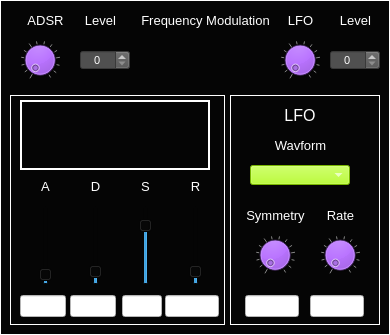
  <widget class="CustomFrame" name="frame_MSOsynth_FreqModulation">
   <property name="geometry">
    <rect>
     <x>410</x>
     <y>380</y>
     <width>390</width>
     <height>335</height>
    </rect>
   </property>
   <property name="styleSheet">
    <string notr="true">background-color: rgb(5, 5, 5);
color: rgb(255, 255, 255);</string>
   </property>
   <property name="frameShape">
    <enum>QFrame::Panel</enum>
   </property>
   <property name="frameShadow">
    <enum>QFrame::Plain</enum>
   </property>
   <property name="midLineWidth">
    <number>1</number>
   </property>
   <widget class="CustomSpinBox" name="spinBox_MSOsynth_FreqModAdsrLevel">
    <property name="geometry">
     <rect>
      <x>80</x>
      <y>50</y>
      <width>50</width>
      <height>20</height>
     </rect>
    </property>
    <property name="font">
     <font>
      <pointsize>8</pointsize>
     </font>
    </property>
    <property name="focusPolicy">
     <enum>Qt::NoFocus</enum>
    </property>
    <property name="styleSheet">
     <string notr="true">background-color: rgb(80,80,80);
color: rgb(255, 255, 255);</string>
    </property>
    <property name="alignment">
     <set>Qt::AlignCenter</set>
    </property>
    <property name="readOnly">
     <bool>false</bool>
    </property>
    <property name="accelerated">
     <bool>true</bool>
    </property>
    <property name="maximum">
     <number>100</number>
    </property>
    <property name="value">
     <number>0</number>
    </property>
   </widget>
   <widget class="QLabel" name="label_399">
    <property name="geometry">
     <rect>
      <x>75</x>
      <y>10</y>
      <width>51</width>
      <height>21</height>
     </rect>
    </property>
    <property name="font">
     <font>
      <pointsize>10</pointsize>
     </font>
    </property>
    <property name="styleSheet">
     <string notr="true">color: rgb(255, 255, 255);</string>
    </property>
    <property name="text">
     <string>Level</string>
    </property>
    <property name="alignment">
     <set>Qt::AlignCenter</set>
    </property>
   </widget>
   <widget class="QLabel" name="label_400">
    <property name="geometry">
     <rect>
      <x>20</x>
      <y>10</y>
      <width>51</width>
      <height>21</height>
     </rect>
    </property>
    <property name="font">
     <font>
      <pointsize>10</pointsize>
     </font>
    </property>
    <property name="styleSheet">
     <string notr="true">color: rgb(255, 255, 255);</string>
    </property>
    <property name="text">
     <string>ADSR</string>
    </property>
    <property name="alignment">
     <set>Qt::AlignCenter</set>
    </property>
   </widget>
   <widget class="CustomDial" name="dial_MSOsynth_FreqModAdsrLevel">
    <property name="geometry">
     <rect>
      <x>20</x>
      <y>40</y>
      <width>40</width>
      <height>40</height>
     </rect>
    </property>
    <property name="focusPolicy">
     <enum>Qt::NoFocus</enum>
    </property>
    <property name="styleSheet">
     <string notr="true">background-color: rgb(170, 85, 255);</string>
    </property>
    <property name="maximum">
     <number>100</number>
    </property>
    <property name="value">
     <number>0</number>
    </property>
    <property name="wrapping">
     <bool>false</bool>
    </property>
    <property name="notchTarget">
     <double>8.000000000000000</double>
    </property>
    <property name="notchesVisible">
     <bool>true</bool>
    </property>
   </widget>
   <widget class="CustomFrame" name="frame_PADsynth_FreqModADSR">
    <property name="geometry">
     <rect>
      <x>10</x>
      <y>95</y>
      <width>215</width>
      <height>230</height>
     </rect>
    </property>
    <property name="styleSheet">
     <string notr="true">background-color: rgb(5, 5, 5);
color: rgb(255, 255, 255);</string>
    </property>
    <property name="frameShape">
     <enum>QFrame::Panel</enum>
    </property>
    <property name="frameShadow">
     <enum>QFrame::Plain</enum>
    </property>
    <property name="lineWidth">
     <number>1</number>
    </property>
    <property name="midLineWidth">
     <number>1</number>
    </property>
    <widget class="QLabel" name="label_Osc1HarmonyLevel_19">
     <property name="geometry">
      <rect>
       <x>20</x>
       <y>82</y>
       <width>31</width>
       <height>18</height>
      </rect>
     </property>
     <property name="font">
      <font>
       <pointsize>10</pointsize>
      </font>
     </property>
     <property name="styleSheet">
      <string notr="true">color: rgb(255, 255, 255);</string>
     </property>
     <property name="text">
      <string>A</string>
     </property>
     <property name="alignment">
      <set>Qt::AlignCenter</set>
     </property>
    </widget>
    <widget class="CustomVerticalSlider" name="verticalSlider_MSOsynth_FreqModAdsrA">
     <property name="geometry">
      <rect>
       <x>25</x>
       <y>110</y>
       <width>22</width>
       <height>80</height>
      </rect>
     </property>
     <property name="maximum">
      <number>100</number>
     </property>
     <property name="value">
      <number>5</number>
     </property>
     <property name="orientation">
      <enum>Qt::Vertical</enum>
     </property>
     <property name="tickPosition">
      <enum>QSlider::NoTicks</enum>
     </property>
     <property name="tickInterval">
      <number>10</number>
     </property>
    </widget>
    <widget class="CustomVerticalSlider" name="verticalSlider_MSOsynth_FreqModAdsrD">
     <property name="geometry">
      <rect>
       <x>75</x>
       <y>110</y>
       <width>22</width>
       <height>80</height>
      </rect>
     </property>
     <property name="maximum">
      <number>100</number>
     </property>
     <property name="value">
      <number>10</number>
     </property>
     <property name="orientation">
      <enum>Qt::Vertical</enum>
     </property>
     <property name="tickPosition">
      <enum>QSlider::NoTicks</enum>
     </property>
     <property name="tickInterval">
      <number>10</number>
     </property>
    </widget>
    <widget class="CustomVerticalSlider" name="verticalSlider_MSOsynth_FreqModAdsrS">
     <property name="geometry">
      <rect>
       <x>125</x>
       <y>110</y>
       <width>22</width>
       <height>80</height>
      </rect>
     </property>
     <property name="maximum">
      <number>100</number>
     </property>
     <property name="value">
      <number>80</number>
     </property>
     <property name="orientation">
      <enum>Qt::Vertical</enum>
     </property>
     <property name="tickPosition">
      <enum>QSlider::NoTicks</enum>
     </property>
     <property name="tickInterval">
      <number>10</number>
     </property>
    </widget>
    <widget class="CustomVerticalSlider" name="verticalSlider_MSOsynth_FreqModAdsrR">
     <property name="geometry">
      <rect>
       <x>175</x>
       <y>110</y>
       <width>22</width>
       <height>80</height>
      </rect>
     </property>
     <property name="maximum">
      <number>100</number>
     </property>
     <property name="value">
      <number>10</number>
     </property>
     <property name="orientation">
      <enum>Qt::Vertical</enum>
     </property>
     <property name="tickPosition">
      <enum>QSlider::NoTicks</enum>
     </property>
     <property name="tickInterval">
      <number>10</number>
     </property>
    </widget>
    <widget class="QLabel" name="label_Osc1HarmonyLevel_20">
     <property name="geometry">
      <rect>
       <x>70</x>
       <y>82</y>
       <width>31</width>
       <height>18</height>
      </rect>
     </property>
     <property name="font">
      <font>
       <pointsize>10</pointsize>
      </font>
     </property>
     <property name="styleSheet">
      <string notr="true">color: rgb(255, 255, 255);</string>
     </property>
     <property name="text">
      <string>D</string>
     </property>
     <property name="alignment">
      <set>Qt::AlignCenter</set>
     </property>
    </widget>
    <widget class="QLabel" name="label_AdsrS_4">
     <property name="geometry">
      <rect>
       <x>120</x>
       <y>82</y>
       <width>31</width>
       <height>18</height>
      </rect>
     </property>
     <property name="font">
      <font>
       <pointsize>10</pointsize>
      </font>
     </property>
     <property name="styleSheet">
      <string notr="true">color: rgb(255, 255, 255);</string>
     </property>
     <property name="text">
      <string>S</string>
     </property>
     <property name="alignment">
      <set>Qt::AlignCenter</set>
     </property>
    </widget>
    <widget class="QLabel" name="label_Osc1HarmonyLevel_21">
     <property name="geometry">
      <rect>
       <x>170</x>
       <y>82</y>
       <width>31</width>
       <height>18</height>
      </rect>
     </property>
     <property name="font">
      <font>
       <pointsize>10</pointsize>
      </font>
     </property>
     <property name="styleSheet">
      <string notr="true">color: rgb(255, 255, 255);</string>
     </property>
     <property name="text">
      <string>R</string>
     </property>
     <property name="alignment">
      <set>Qt::AlignCenter</set>
     </property>
    </widget>
    <widget class="QLineEdit" name="lineEdit_MSOsynth_FreqModAdsrA">
     <property name="geometry">
      <rect>
       <x>10</x>
       <y>200</y>
       <width>46</width>
       <height>22</height>
      </rect>
     </property>
     <property name="styleSheet">
      <string notr="true">background-color: rgb(255, 255, 255);
color: rgb(0, 0, 0);</string>
     </property>
     <property name="alignment">
      <set>Qt::AlignCenter</set>
     </property>
     <property name="readOnly">
      <bool>true</bool>
     </property>
    </widget>
    <widget class="QLineEdit" name="lineEdit_MSOsynth_FreqModAdsrD">
     <property name="geometry">
      <rect>
       <x>60</x>
       <y>200</y>
       <width>46</width>
       <height>22</height>
      </rect>
     </property>
     <property name="styleSheet">
      <string notr="true">background-color: rgb(255, 255, 255);
color: rgb(0, 0, 0);</string>
     </property>
     <property name="alignment">
      <set>Qt::AlignCenter</set>
     </property>
     <property name="readOnly">
      <bool>true</bool>
     </property>
    </widget>
    <widget class="QLineEdit" name="lineEdit_MSOsynth_FreqModAdsrS">
     <property name="geometry">
      <rect>
       <x>112</x>
       <y>200</y>
       <width>40</width>
       <height>22</height>
      </rect>
     </property>
     <property name="styleSheet">
      <string notr="true">background-color: rgb(255, 255, 255);
color: rgb(0, 0, 0);</string>
     </property>
     <property name="alignment">
      <set>Qt::AlignCenter</set>
     </property>
     <property name="readOnly">
      <bool>true</bool>
     </property>
    </widget>
    <widget class="QLineEdit" name="lineEdit_MSOsynth_FreqModAdsrR">
     <property name="geometry">
      <rect>
       <x>155</x>
       <y>200</y>
       <width>54</width>
       <height>22</height>
      </rect>
     </property>
     <property name="styleSheet">
      <string notr="true">background-color: rgb(255, 255, 255);
color: rgb(0, 0, 0);</string>
     </property>
     <property name="alignment">
      <set>Qt::AlignCenter</set>
     </property>
     <property name="readOnly">
      <bool>true</bool>
     </property>
    </widget>
    <widget class="QFrame" name="frame_MSOsynth_FreqModAdsrPlotFrame">
     <property name="geometry">
      <rect>
       <x>10</x>
       <y>5</y>
       <width>190</width>
       <height>70</height>
      </rect>
     </property>
     <property name="styleSheet">
      <string notr="true">background-color: rgb(5, 5, 5);
color: rgb(255, 255, 255);</string>
     </property>
     <property name="frameShape">
      <enum>QFrame::Panel</enum>
     </property>
     <property name="frameShadow">
      <enum>QFrame::Plain</enum>
     </property>
     <property name="lineWidth">
      <number>2</number>
     </property>
     <widget class="QCustomPlot" name="widget_MSOsynth_FreqModADSRplot" native="true">
      <property name="geometry">
       <rect>
        <x>10</x>
        <y>10</y>
        <width>165</width>
        <height>50</height>
       </rect>
      </property>
      <property name="sizePolicy">
       <sizepolicy hsizetype="Fixed" vsizetype="Fixed">
        <horstretch>0</horstretch>
        <verstretch>0</verstretch>
       </sizepolicy>
      </property>
      <property name="maximumSize">
       <size>
        <width>165</width>
        <height>50</height>
       </size>
      </property>
     </widget>
    </widget>
   </widget>
   <widget class="CustomFrame" name="frame_MSOsynth_FreqModLFO">
    <property name="geometry">
     <rect>
      <x>230</x>
      <y>95</y>
      <width>150</width>
      <height>230</height>
     </rect>
    </property>
    <property name="styleSheet">
     <string notr="true">background-color: rgb(5, 5, 5);
color: rgb(255, 255, 255);</string>
    </property>
    <property name="frameShape">
     <enum>QFrame::Panel</enum>
    </property>
    <property name="frameShadow">
     <enum>QFrame::Plain</enum>
    </property>
    <property name="lineWidth">
     <number>1</number>
    </property>
    <property name="midLineWidth">
     <number>1</number>
    </property>
    <widget class="QLabel" name="label_LFOtitle_9">
     <property name="geometry">
      <rect>
       <x>30</x>
       <y>10</y>
       <width>80</width>
       <height>20</height>
      </rect>
     </property>
     <property name="font">
      <font>
       <pointsize>12</pointsize>
      </font>
     </property>
     <property name="styleSheet">
      <string notr="true">color: rgb(255, 255, 255);</string>
     </property>
     <property name="text">
      <string>LFO</string>
     </property>
     <property name="alignment">
      <set>Qt::AlignCenter</set>
     </property>
    </widget>
    <widget class="QLineEdit" name="lineEdit_MSOsynth_FreqModLFOrate">
     <property name="geometry">
      <rect>
       <x>80</x>
       <y>200</y>
       <width>54</width>
       <height>22</height>
      </rect>
     </property>
     <property name="styleSheet">
      <string notr="true">background-color: rgb(255, 255, 255);
color: rgb(0, 0, 0);</string>
     </property>
     <property name="alignment">
      <set>Qt::AlignCenter</set>
     </property>
     <property name="readOnly">
      <bool>true</bool>
     </property>
    </widget>
    <widget class="QLabel" name="label_210">
     <property name="geometry">
      <rect>
       <x>40</x>
       <y>40</y>
       <width>61</width>
       <height>21</height>
      </rect>
     </property>
     <property name="font">
      <font>
       <pointsize>10</pointsize>
      </font>
     </property>
     <property name="styleSheet">
      <string notr="true">color: rgb(255, 255, 255);</string>
     </property>
     <property name="text">
      <string>Wavform</string>
     </property>
     <property name="alignment">
      <set>Qt::AlignCenter</set>
     </property>
    </widget>
    <widget class="CustomDial" name="dial_MSOsynth_FreqModLFOsymmetry">
     <property name="geometry">
      <rect>
       <x>25</x>
       <y>140</y>
       <width>40</width>
       <height>40</height>
      </rect>
     </property>
     <property name="focusPolicy">
      <enum>Qt::NoFocus</enum>
     </property>
     <property name="styleSheet">
      <string notr="true">background-color: rgb(170, 85, 255);</string>
     </property>
     <property name="maximum">
      <number>100</number>
     </property>
     <property name="value">
      <number>0</number>
     </property>
     <property name="wrapping">
      <bool>false</bool>
     </property>
     <property name="notchTarget">
      <double>8.000000000000000</double>
     </property>
     <property name="notchesVisible">
      <bool>true</bool>
     </property>
    </widget>
    <widget class="CustomComboBox" name="comboBox_MSOsynth_FreqModLFOwaveform">
     <property name="geometry">
      <rect>
       <x>20</x>
       <y>70</y>
       <width>100</width>
       <height>20</height>
      </rect>
     </property>
     <property name="font">
      <font>
       <pointsize>8</pointsize>
      </font>
     </property>
     <property name="focusPolicy">
      <enum>Qt::NoFocus</enum>
     </property>
     <property name="styleSheet">
      <string notr="true">selection-background-color: rgb(255, 0, 0);
border-color: rgb(0, 0, 0);
background-color: rgb(170, 255, 0);
</string>
     </property>
     <property name="currentText">
      <string/>
     </property>
     <property name="currentIndex">
      <number>-1</number>
     </property>
     <property name="maxVisibleItems">
      <number>4</number>
     </property>
    </widget>
    <widget class="CustomDial" name="dial_MSOsynth_FreqModLFOrate">
     <property name="geometry">
      <rect>
       <x>90</x>
       <y>140</y>
       <width>40</width>
       <height>40</height>
      </rect>
     </property>
     <property name="focusPolicy">
      <enum>Qt::NoFocus</enum>
     </property>
     <property name="styleSheet">
      <string notr="true">background-color: rgb(170, 85, 255);</string>
     </property>
     <property name="maximum">
      <number>100</number>
     </property>
     <property name="value">
      <number>0</number>
     </property>
     <property name="wrapping">
      <bool>false</bool>
     </property>
     <property name="notchTarget">
      <double>8.000000000000000</double>
     </property>
     <property name="notchesVisible">
      <bool>true</bool>
     </property>
    </widget>
    <widget class="QLabel" name="label_211">
     <property name="geometry">
      <rect>
       <x>5</x>
       <y>110</y>
       <width>81</width>
       <height>21</height>
      </rect>
     </property>
     <property name="font">
      <font>
       <pointsize>10</pointsize>
      </font>
     </property>
     <property name="styleSheet">
      <string notr="true">color: rgb(255, 255, 255);</string>
     </property>
     <property name="text">
      <string>Symmetry</string>
     </property>
     <property name="alignment">
      <set>Qt::AlignCenter</set>
     </property>
    </widget>
    <widget class="QLabel" name="label_212">
     <property name="geometry">
      <rect>
       <x>90</x>
       <y>110</y>
       <width>41</width>
       <height>21</height>
      </rect>
     </property>
     <property name="font">
      <font>
       <pointsize>10</pointsize>
      </font>
     </property>
     <property name="styleSheet">
      <string notr="true">color: rgb(255, 255, 255);</string>
     </property>
     <property name="text">
      <string>Rate</string>
     </property>
     <property name="alignment">
      <set>Qt::AlignCenter</set>
     </property>
    </widget>
    <widget class="QLineEdit" name="lineEdit_MSOsynth_FreqModLFOsymmetry">
     <property name="geometry">
      <rect>
       <x>15</x>
       <y>200</y>
       <width>54</width>
       <height>22</height>
      </rect>
     </property>
     <property name="styleSheet">
      <string notr="true">background-color: rgb(255, 255, 255);
color: rgb(0, 0, 0);</string>
     </property>
     <property name="alignment">
      <set>Qt::AlignCenter</set>
     </property>
     <property name="readOnly">
      <bool>true</bool>
     </property>
    </widget>
   </widget>
   <widget class="CustomDial" name="dial_MSOsynth_FreqModLFOLevel">
    <property name="geometry">
     <rect>
      <x>280</x>
      <y>40</y>
      <width>40</width>
      <height>40</height>
     </rect>
    </property>
    <property name="focusPolicy">
     <enum>Qt::NoFocus</enum>
    </property>
    <property name="styleSheet">
     <string notr="true">background-color: rgb(170, 85, 255);</string>
    </property>
    <property name="maximum">
     <number>100</number>
    </property>
    <property name="value">
     <number>0</number>
    </property>
    <property name="wrapping">
     <bool>false</bool>
    </property>
    <property name="notchTarget">
     <double>8.000000000000000</double>
    </property>
    <property name="notchesVisible">
     <bool>true</bool>
    </property>
   </widget>
   <widget class="QLabel" name="label_401">
    <property name="geometry">
     <rect>
      <x>330</x>
      <y>10</y>
      <width>51</width>
      <height>21</height>
     </rect>
    </property>
    <property name="font">
     <font>
      <pointsize>10</pointsize>
     </font>
    </property>
    <property name="styleSheet">
     <string notr="true">color: rgb(255, 255, 255);</string>
    </property>
    <property name="text">
     <string>Level</string>
    </property>
    <property name="alignment">
     <set>Qt::AlignCenter</set>
    </property>
   </widget>
   <widget class="CustomSpinBox" name="spinBox_MSOsynth_FreqModLfoLevel">
    <property name="geometry">
     <rect>
      <x>330</x>
      <y>50</y>
      <width>50</width>
      <height>20</height>
     </rect>
    </property>
    <property name="font">
     <font>
      <pointsize>8</pointsize>
     </font>
    </property>
    <property name="focusPolicy">
     <enum>Qt::NoFocus</enum>
    </property>
    <property name="styleSheet">
     <string notr="true">background-color: rgb(80,80,80);
color: rgb(255, 255, 255);</string>
    </property>
    <property name="alignment">
     <set>Qt::AlignCenter</set>
    </property>
    <property name="readOnly">
     <bool>false</bool>
    </property>
    <property name="accelerated">
     <bool>true</bool>
    </property>
    <property name="maximum">
     <number>100</number>
    </property>
    <property name="value">
     <number>0</number>
    </property>
   </widget>
   <widget class="QLabel" name="label_402">
    <property name="geometry">
     <rect>
      <x>275</x>
      <y>10</y>
      <width>51</width>
      <height>21</height>
     </rect>
    </property>
    <property name="font">
     <font>
      <pointsize>10</pointsize>
     </font>
    </property>
    <property name="styleSheet">
     <string notr="true">color: rgb(255, 255, 255);</string>
    </property>
    <property name="text">
     <string>LFO</string>
    </property>
    <property name="alignment">
     <set>Qt::AlignCenter</set>
    </property>
   </widget>
   <widget class="QLabel" name="label_403">
    <property name="geometry">
     <rect>
      <x>130</x>
      <y>10</y>
      <width>151</width>
      <height>20</height>
     </rect>
    </property>
    <property name="font">
     <font>
      <pointsize>10</pointsize>
     </font>
    </property>
    <property name="styleSheet">
     <string notr="true">color: rgb(255, 255, 255);</string>
    </property>
    <property name="text">
     <string>Frequency Modulation</string>
    </property>
    <property name="alignment">
     <set>Qt::AlignCenter</set>
    </property>
   </widget>
  </widget>
